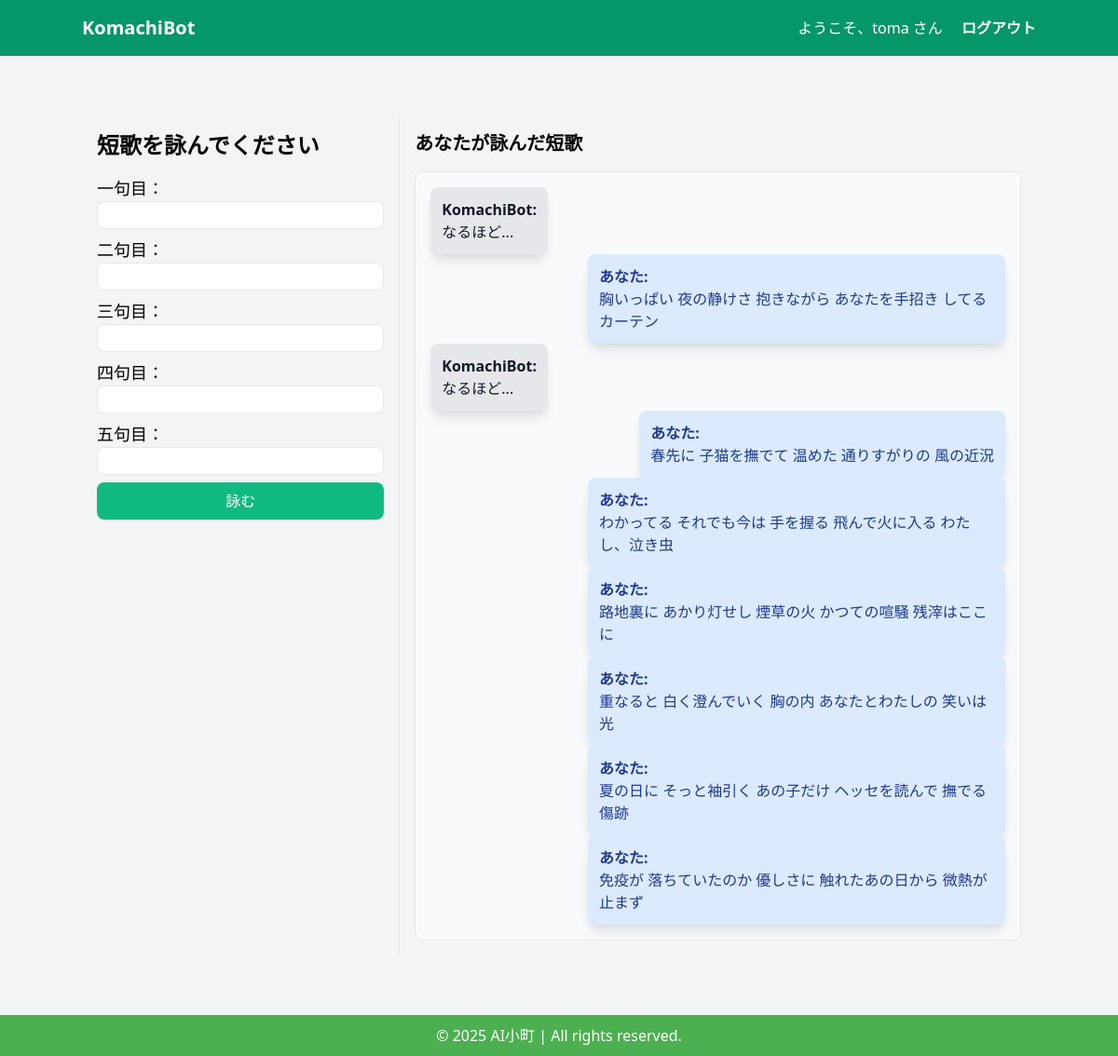
Screenshot of /chat/chat/ (signed in) with the database file from the repository.
### tanka/models.py (models this page shows, shortened)
class TankaChat(models.Model):
    user = models.ForeignKey(User, on_delete=models.CASCADE)
    line1 = models.CharField(max_length=50)  # 1句目（5音想定）
    line2 = models.CharField(max_length=50)  # 2句目（7音想定）
    line3 = models.CharField(max_length=50)  # 3句目（5音想定）
    line4 = models.CharField(max_length=50)  # 4句目（7音想定）
    line5 = models.CharField(max_length=50)  # 5句目（7音想定）
    is_ai_response = models.BooleanField(default=False)  # AIの返事かどうかを区別
    ai_response = models.TextField(blank=True, null=True)  # AIの返事専用カラム
    created_at = models.DateTimeField(auto_now_add=True)

### tanka/views.py (the view)
# urls.py: path("chat/", chat_view, name="chat"),  # チャットページ
@login_required
def chat_view(request):
    chats = TankaChat.objects.filter(user=request.user).order_by("created_at")  # 下から表示
    form = TankaChatForm()
    return render(request, "tanka/chat.html", {"chats": chats, "form": form})

### tanka/forms.py
class TankaChatForm(forms.ModelForm):
    class Meta:
        model = TankaChat
        fields = ['line1', 'line2', 'line3', 'line4', 'line5']

### tanka/templates/tanka/chat.html (shortened to what this page needs)
{% extends 'base.html' %}
{% block content %}
  <div class="container mx-auto py-8 flex">
    <div class="w-1/3 p-4 border-r">
      <h1 class="text-2xl font-bold mb-4">短歌を詠んでください</h1>
      <form id="tankaForm" class="space-y-2">
        <div>
          <label class="block text-lg font-medium">一句目：</label>
          <input type="text" id="line1" name="line1" class="w-full px-2 py-1 border rounded-lg text-sm" required>
        </div>
        <div>
          <label class="block text-lg font-medium">二句目：</label>
          <input type="text" id="line2" name="line2" class="w-full px-2 py-1 border rounded-lg text-sm" required>
        </div>
        <div>
          <label class="block text-lg font-medium">三句目：</label>
          <input type="text" id="line3" name="line3" class="w-full px-2 py-1 border rounded-lg text-sm" required>
        </div>
        <div>
          <label class="block text-lg font-medium">四句目：</label>
          <input type="text" id="line4" name="line4" class="w-full px-2 py-1 border rounded-lg text-sm" required>
        </div>
        <div>
          <label class="block text-lg font-medium">五句目：</label>
          <input type="text" id="line5" name="line5" class="w-full px-2 py-1 border rounded-lg text-sm" required>
        </div>
        <button type="submit" class="w-full bg-green-500 text-white py-2 px-4 rounded-lg mt-2">詠む</button>
      </form>
    </div>
    <div class="w-2/3 p-4">
      <h2 class="text-xl font-bold mb-4">あなたが詠んだ短歌</h2>
      <div id="chatBox" class="bg-gray-50 p-4 rounded-lg border h-[400px] overflow-y-auto flex flex-col-reverse">
        {% for chat in chats %}
        {% if chat.is_ai_response %}
          <div class="flex justify-start">
            <div class="bg-gray-200 text-gray-900 p-3 rounded-lg shadow-lg max-w-md">
              <p class="font-bold">KomachiBot:</p>
              <p>{{ chat.ai_response }}</p>
            </div>
          </div>
        {% else %}
            <div class="flex justify-end">
              <div class="bg-blue-100 text-blue-900 p-3 rounded-lg shadow-lg max-w-md">
                <p class="font-bold">あなた:</p>
                <p>{{ chat.line1 }} {{ chat.line2 }} {{ chat.line3 }} {{ chat.line4 }} {{ chat.line5 }}</p>
              </div>
            </div>
          {% endif %}
        {% endfor %}
      </div>
    </div>
  </div>
{% endblock %}

### tanka/templates/base.html (shortened to what this page needs)
<!DOCTYPE html>
<html lang="ja">
<head>
    <link rel="stylesheet" href="https://cdnjs.cloudflare.com/ajax/libs/tailwindcss/2.2.19/tailwind.min.css" />
</head>
<body>
    <header class="bg-green-600 text-white py-4 px-6">
        <div class="container mx-auto flex justify-between items-center">
            <h1 class="text-xl font-bold">
                <a href="{% url 'index' %}" class="text-white font-semibold hover:underline">KomachiBot</a>
            </h1>
        <div>
            {% if user.is_authenticated %}
                <span class="mr-4">ようこそ、{{ user.username }} さん</span>
                <form id="logoutForm" action="{% url 'logout' %}" method="post" class="inline">
                    <button type="submit" class="text-white font-semibold hover:underline">ログアウト</button>
                </form>
            {% else %}
                <a href="{% url 'login' %}" class="text-white font-semibold hover:underline">ログイン</a>
            {% endif %}
        </div>
    </header>
    <div class="container mx-auto py-8 content">
        {% block content %}{% endblock %}
    </div>
    <footer>
        <p>&copy; 2025 AI小町 | All rights reserved.</p>
    </footer>
</body>
</html>

### tanka/templates/base.html (style rules this page uses)
html, body { height: 100%; margin: 0; display: flex; flex-direction: column; background-color: #f3f4f6; }
.content { flex: 1; }
footer { background-color: #4CAF50; color: white; text-align: center; padding: 10px; }

### rows the page displays
TankaChat: line1 "免疫が", line2 "落ちていたのか", line3 "優しさに", line4 "触れたあの日から", line5 "微熱が止まず"
TankaChat: line1 "夏の日に", line2 "そっと袖引く", line3 "あの子だけ", line4 "ヘッセを読んで", line5 "撫でる傷跡"
TankaChat: line1 "重なると", line2 "白く澄んでいく", line3 "胸の内", line4 "あなたとわたしの", line5 "笑いは光"
TankaChat: line1 "路地裏に", line2 "あかり灯せし", line3 "煙草の火", line4 "かつての喧騒", line5 "残滓はここに"
TankaChat: line1 "わかってる", line2 "それでも今は", line3 "手を握る", line4 "飛んで火に入る", line5 "わたし、泣き虫"
TankaChat: line1 "春先に", line2 "子猫を撫でて", line3 "温めた", line4 "通りすがりの", line5 "風の近況"
TankaChat: ai_response "なるほど..."
TankaChat: line1 "胸いっぱい", line2 "夜の静けさ", line3 "抱きながら", line4 "あなたを手招き", line5 "してるカーテン"
TankaChat: ai_response "なるほど..."

### other values shown
{{ user.username }} "toma"
